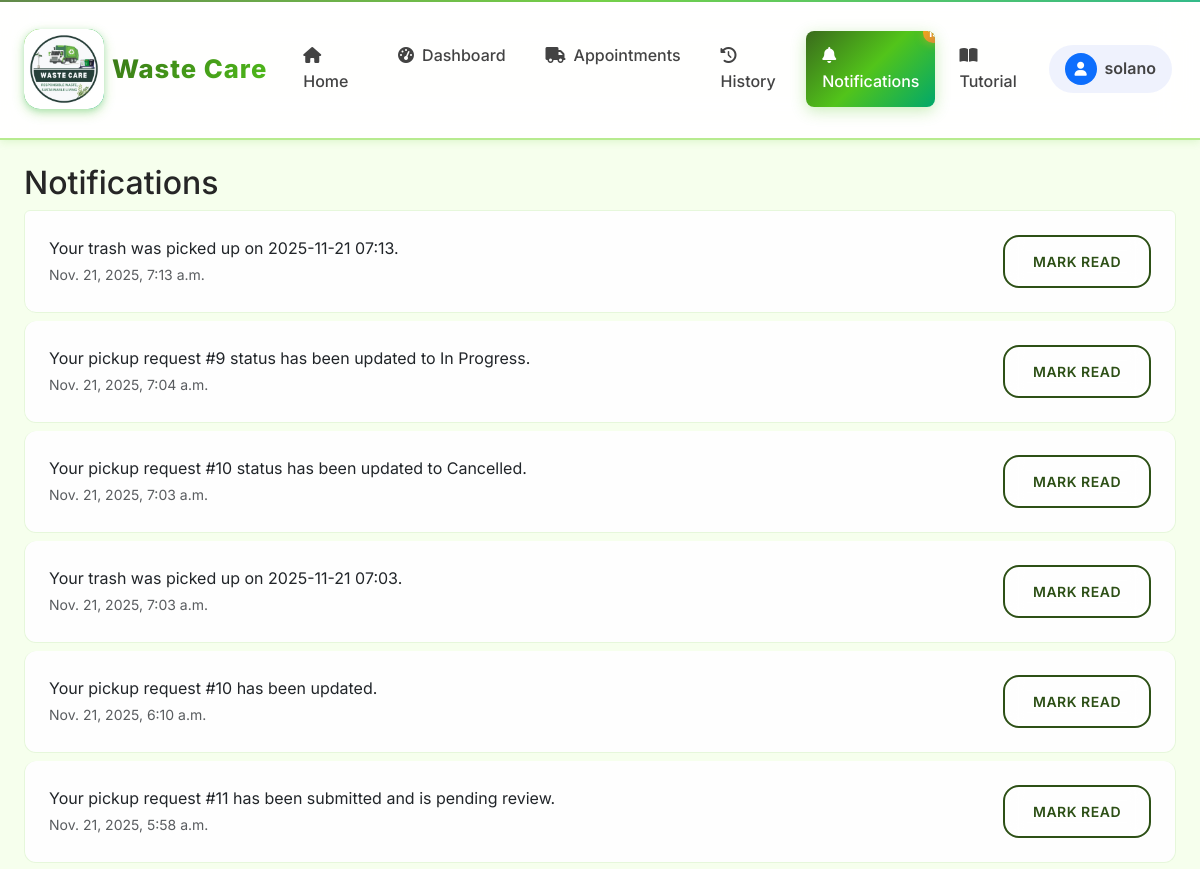
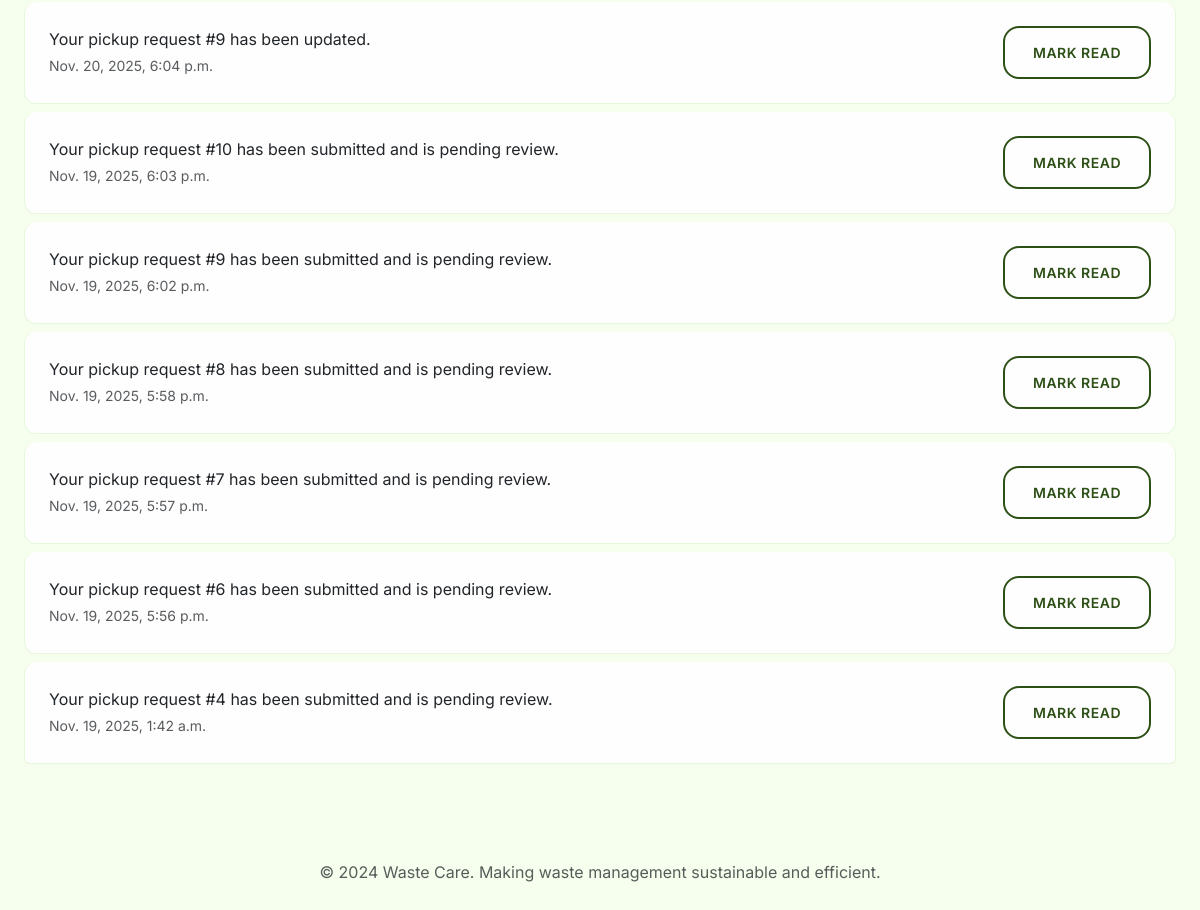
The page /notifications/ (signed in) on the database its author committed (2 pictures, top to bottom).
### core/models.py (models this page shows, shortened)
class User(AbstractUser):
    ROLE_CHOICES = [
        ("residents", "Residents"),
        ("staff", "Staff"),
        ("admin", "Admin"),
    ]
    role = models.CharField(max_length=20, choices=ROLE_CHOICES, default="residents")

class Notification(models.Model):
    user = models.ForeignKey(User, on_delete=models.CASCADE, related_name="notifications")
    message = models.CharField(max_length=255)
    created_at = models.DateTimeField(auto_now_add=True)
    is_read = models.BooleanField(default=False)

### core/views.py (the view)
# urls.py: path("notifications/", views.notifications, name="notifications"),
@login_required
def notifications(request):
    notes = Notification.objects.filter(user=request.user).order_by("-created_at")
    if request.method == 'POST' and 'mark_all_read' in request.POST:
        Notification.objects.filter(user=request.user, is_read=False).update(is_read=True)
        messages.success(request, "All notifications marked as read.")
        return redirect('core:notifications')
    return render(request, "core/notifications.html", {"notifications": notes})

### core/context_processors.py (called while the page is built)
def navbar_context(request):
    context = {
        'MAPTILER_API_KEY': settings.MAPTILER_API_KEY,
    }
    if request.user.is_authenticated:
        context['unread_notifications'] = Notification.objects.filter(
            user=request.user,
            is_read=False
        ).count()
    else:
        context['unread_notifications'] = 0
    return context

### core/templates/core/notifications.html
{% extends "base.html" %}
{% block content %}
<h2>Notifications</h2>
<div class="list-group">
  {% for n in notifications %}
    <div class="list-group-item d-flex justify-content-between align-items-center">
      <div>
        <div>{{ n.message }}</div>
        <small class="text-muted">{{ n.created_at }}</small>
      </div>
      {% if not n.is_read %}
        <a class="btn btn-sm btn-outline-primary" href="{% url 'core:notification_mark_read' n.pk %}">Mark read</a>
      {% endif %}
    </div>
  {% empty %}
    <div class="list-group-item">No notifications.</div>
  {% endfor %}
  </div>
{% endblock %}

### waste_care/templates/includes/navbar.html (shortened to what this page needs)
{% load static %}
<nav class="navbar navbar-expand-lg sticky-top">
  <div class="container-fluid px-4">
    <a class="navbar-brand d-flex align-items-center" href="{% url 'core:home' %}">
      <div class="brand-icon me-2">
        <img src="{% static 'img/image1.jpg' %}" alt="Waste Care logo" class="brand-icon-image">
      </div>
      <span class="brand-text">Waste Care</span>
    </a>
    <div class="collapse navbar-collapse" id="navbarNav">
      <ul class="navbar-nav me-auto">
        <li class="nav-item">
          <a class="nav-link {% if request.resolver_match.url_name == 'home' %}active{% endif %}" href="{% url 'core:home' %}">
            <i class="fas fa-home me-2"></i>Home
          </a>
        </li>
        <li class="nav-item dropdown d-none d-lg-block">
          <a class="nav-link dropdown-toggle {% if 'dashboard' in request.resolver_match.url_name %}active{% endif %}" href="#" id="dashboardDropdown" role="button" data-bs-toggle="dropdown" aria-expanded="false">
            <i class="fas fa-tachometer-alt me-2"></i>Dashboard
          </a>
        </li>
        {% if user.role == 'residents' %}
        <li class="nav-item d-none d-lg-block">
          <a class="nav-link {% if 'pickup' in request.resolver_match.url_name %}active{% endif %}" href="{% url 'core:pickup_list' %}">
            <i class="fas fa-truck me-2"></i>Appointments
          </a>
        </li>
        {% else %}
        <li class="nav-item dropdown d-none d-lg-block">
          <a class="nav-link dropdown-toggle " href="#" id="appointmentsDropdown" role="button" data-bs-toggle="dropdown" aria-expanded="false">
            <i class="fas fa-truck me-2"></i>Appointments
          </a>
        </li>
        {% endif %}
        <li class="nav-item">
          <a class="nav-link {% if request.resolver_match.url_name == 'history' %}active{% endif %}" href="{% url 'core:history' %}">
            <i class="fas fa-history me-2"></i>History
          </a>
        </li>
        <li class="nav-item">
          <a class="nav-link {% if request.resolver_match.url_name == 'notifications' %}active{% endif %}" href="{% url 'core:notifications' %}">
            <i class="fas fa-bell me-2"></i>Notifications
            {% if unread_notifications > 0 %}
              <span class="notification-badge">{{ unread_notifications }}</span>
            {% endif %}
          </a>
        </li>
        <li class="nav-item">
          <a class="nav-link {% if request.resolver_match.url_name == 'tutorial' %}active{% endif %}" href="{% url 'core:tutorial' %}">
            <i class="fas fa-book-open me-2"></i>Tutorial
          </a>
        </li>
      </ul>
      <ul class="navbar-nav">
        {% if user.is_authenticated %}
          <li class="nav-item dropdown">
            <a class="nav-link dropdown-toggle d-flex align-items-center px-3 py-2" href="#" id="userDropdown" role="button" data-bs-toggle="dropdown">
              <div class="rounded-circle bg-primary d-flex align-items-center justify-content-center me-2" style="width: 32px; height: 32px;">
                <i class="fas fa-user text-white" style="font-size: 0.875rem;"></i>
              </div>
              <span class="fw-semibold">{{ user.username }}</span>
            </a>
          </li>
        {% endif %}
      </ul>
    </div>
  </div>
</nav>

### rows shown on the page
User: username "solano"
Notification: message "Your trash was picked up on 2025-11-21 07:13.", created_at "Nov. 21, 2025, 7:13 a.m.", is_read "MARK READ"
Notification: message "Your pickup request #9 status has been updated to In Progress.", created_at "Nov. 21, 2025, 7:04 a.m.", is_read "MARK READ"
Notification: message "Your pickup request #10 status has been updated to Cancelled.", created_at "Nov. 21, 2025, 7:03 a.m.", is_read "MARK READ"
Notification: message "Your trash was picked up on 2025-11-21 07:03.", created_at "Nov. 21, 2025, 7:03 a.m.", is_read "MARK READ"
Notification: message "Your pickup request #10 has been updated.", created_at "Nov. 21, 2025, 6:10 a.m.", is_read "MARK READ"
Notification: message "Your pickup request #11 has been submitted and is pending review.", created_at "Nov. 21, 2025, 5:58 a.m.", is_read "MARK READ"
Notification: message "Your pickup request #9 has been updated.", created_at "Nov. 20, 2025, 6:04 p.m.", is_read "MARK READ"
Notification: message "Your pickup request #10 has been submitted and is pending review.", created_at "Nov. 19, 2025, 6:03 p.m.", is_read "MARK READ"
Notification: message "Your pickup request #9 has been submitted and is pending review.", created_at "Nov. 19, 2025, 6:02 p.m.", is_read "MARK READ"
Notification: message "Your pickup request #8 has been submitted and is pending review.", created_at "Nov. 19, 2025, 5:58 p.m.", is_read "MARK READ"
Notification: message "Your pickup request #7 has been submitted and is pending review.", created_at "Nov. 19, 2025, 5:57 p.m.", is_read "MARK READ"
Notification: message "Your pickup request #6 has been submitted and is pending review.", created_at "Nov. 19, 2025, 5:56 p.m.", is_read "MARK READ"
Notification: message "Your pickup request #4 has been submitted and is pending review.", created_at "Nov. 19, 2025, 1:42 a.m.", is_read "MARK READ"
